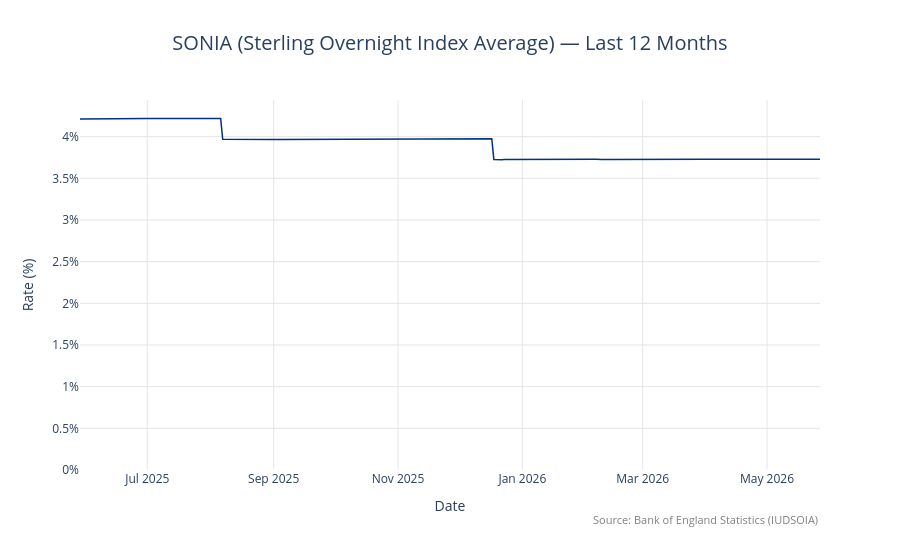

Notebook code cell kept with this figure:
### Code cell
import requests
import pandas as pd
import plotly.graph_objects as go
from datetime import datetime, timedelta
from io import StringIO

# Bank of England official Statistics API
# Series code IUDSOIA = SONIA (Sterling Overnight Index Average) - daily
# https://www.bankofengland.co.uk/statistics/bank-stats-technical-notes

end_date = datetime.today()
start_date = end_date - timedelta(days=365)

url_sonia = (
    "https://www.bankofengland.co.uk/boeapps/database/_iadb-FromShowColumns.asp"
    "?csv.x=yes"
    f"&Datefrom={start_date.strftime('%d/%b/%Y')}"
    f"&Dateto={end_date.strftime('%d/%b/%Y')}"
    "&SeriesCodes=IUDSOIA"
    "&CSVF=TN"
    "&UsingCodes=Y"
)

print(f"Fetching SONIA data from Bank of England Statistics API...")
print(f"Period: {start_date.strftime('%d %b %Y')} → {end_date.strftime('%d %b %Y')}\n")

resp_sonia = requests.get(url_sonia, headers={"User-Agent": "Mozilla/5.0"})
resp_sonia.raise_for_status()

df_sonia = pd.read_csv(StringIO(resp_sonia.text))
df_sonia.columns = ["Date", "SONIA Rate (%)"]
df_sonia["Date"] = pd.to_datetime(df_sonia["Date"], format="mixed", dayfirst=True)
df_sonia["SONIA Rate (%)"] = pd.to_numeric(df_sonia["SONIA Rate (%)"], errors="coerce")
df_sonia = df_sonia.dropna().sort_values("Date").reset_index(drop=True)

print(f"Records retrieved: {len(df_sonia)}")
print(df_sonia.tail(10).to_string(index=False))

# ── Plotly chart ──────────────────────────────────────────────────────────────
fig_sonia = go.Figure()

fig_sonia.add_trace(go.Scatter(
    x=df_sonia["Date"],
    y=df_sonia["SONIA Rate (%)"],
    mode="lines",
    line=dict(color="#003087", width=1.5),   # BoE navy blue
    name="SONIA",
    hovertemplate="<b>%{x|%d %b %Y}</b><br>SONIA: <b>%{y:.4f}%</b><extra></extra>"
))

fig_sonia.update_layout(
    title=dict(
        text="SONIA (Sterling Overnight Index Average) — Last 12 Months",
        font=dict(size=20),
        x=0.5
    ),
    xaxis=dict(title="Date", showgrid=True, gridcolor="#e5e5e5", tickformat="%b %Y"),
    yaxis=dict(title="Rate (%)", showgrid=True, gridcolor="#e5e5e5",
               ticksuffix="%", rangemode="tozero"),
    plot_bgcolor="white",
    paper_bgcolor="white",
    hovermode="x unified",
    annotations=[dict(
        text='Source: <a href="https://www.bankofengland.co.uk/markets/sonia-benchmark">'
             'Bank of England Statistics (IUDSOIA)</a>',
        showarrow=False, xref="paper", yref="paper",
        x=1, y=-0.16, xanchor="right", font=dict(size=11, color="grey")
    )],
    margin=dict(b=90)
)

fig_sonia.show()

### Figure 1 — Plotly figure (JSON) as saved in the notebook; plotly's stock layout.template omitted (floating-point values rounded to 4 significant figures; data arrays with more than 128 entries replaced by an {"elided": "..."} marker saying what was removed)
{"data": [{"hovertemplate": "<b>%{x|%d %b %Y}</b><br>SONIA: <b>%{y:.4f}%</b><extra></extra>", "line": {"color": "#003087", "width": 1.5}, "mode": "lines", "name": "SONIA", "type": "scatter", "x": {"elided": "252 str values"}, "y": {"elided": "252 float values"}}], "layout": {"annotations": [{"font": {"color": "grey", "size": 11}, "showarrow": false, "text": "Source: <a href=\"https://www.bankofengland.co.uk/markets/sonia-benchmark\">Bank of England Statistics (IUDSOIA)</a>", "x": 1, "xanchor": "right", "xref": "paper", "y": -0.16, "yref": "paper"}], "hovermode": "x unified", "margin": {"b": 90}, "paper_bgcolor": "white", "plot_bgcolor": "white", "title": {"font": {"size": 20}, "text": "SONIA (Sterling Overnight Index Average) — Last 12 Months", "x": 0.5}, "xaxis": {"gridcolor": "#e5e5e5", "showgrid": true, "tickformat": "%b %Y", "title": {"text": "Date"}}, "yaxis": {"gridcolor": "#e5e5e5", "rangemode": "tozero", "showgrid": true, "ticksuffix": "%", "title": {"text": "Rate (%)"}}}}
